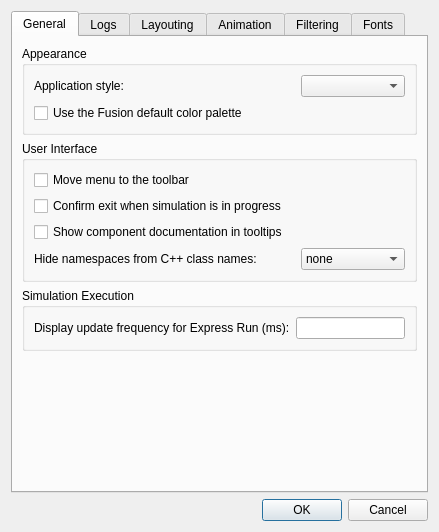
<?xml version="1.0" encoding="UTF-8"?>
<ui version="4.0">
 <class>PreferencesDialog</class>
 <widget class="QDialog" name="PreferencesDialog">
  <property name="sizePolicy">
   <sizepolicy hsizetype="MinimumExpanding" vsizetype="MinimumExpanding">
    <horstretch>0</horstretch>
    <verstretch>0</verstretch>
   </sizepolicy>
  </property>
  <property name="windowTitle">
   <string>Preferences</string>
  </property>
  <layout class="QVBoxLayout" name="verticalLayout">
   <item>
    <widget class="QTabWidget" name="tabWidget">
     <property name="sizePolicy">
      <sizepolicy hsizetype="MinimumExpanding" vsizetype="MinimumExpanding">
       <horstretch>0</horstretch>
       <verstretch>0</verstretch>
      </sizepolicy>
     </property>
     <property name="currentIndex">
      <number>0</number>
     </property>
     <property name="usesScrollButtons">
      <bool>false</bool>
     </property>
     <widget class="QWidget" name="general">
      <attribute name="title">
       <string>General</string>
      </attribute>
      <layout class="QVBoxLayout" name="verticalLayout_4">
       <item>
        <widget class="QGroupBox" name="appearance">
         <property name="title">
          <string>Appearance</string>
         </property>
         <layout class="QVBoxLayout" name="verticalLayout_2">
          <item>
           <layout class="QHBoxLayout" name="styleHorizontalLayout" stretch="0,0">
            <item>
             <widget class="QLabel" name="styleText">
              <property name="sizePolicy">
               <sizepolicy hsizetype="Preferred" vsizetype="Preferred">
                <horstretch>5</horstretch>
                <verstretch>0</verstretch>
               </sizepolicy>
              </property>
              <property name="text">
               <string>Application style:</string>
              </property>
             </widget>
            </item>
            <item>
             <widget class="QComboBox" name="styleComboBox">
              <property name="sizePolicy">
               <sizepolicy hsizetype="Preferred" vsizetype="Fixed">
                <horstretch>2</horstretch>
                <verstretch>0</verstretch>
               </sizepolicy>
              </property>
             </widget>
            </item>
           </layout>
          </item>
          <item>
           <widget class="QCheckBox" name="resetPaletteCheckBox">
            <property name="text">
             <string>Use the Fusion default color palette</string>
            </property>
           </widget>
          </item>
         </layout>
        </widget>
       </item>
       <item>
        <widget class="QGroupBox" name="userInterface">
         <property name="sizePolicy">
          <sizepolicy hsizetype="Minimum" vsizetype="Fixed">
           <horstretch>0</horstretch>
           <verstretch>0</verstretch>
          </sizepolicy>
         </property>
         <property name="title">
          <string>User Interface</string>
         </property>
         <layout class="QVBoxLayout" name="verticalLayout_9">
          <item>
           <widget class="QCheckBox" name="moveMenuToToolbar">
            <property name="text">
             <string>Move menu to the toolbar</string>
            </property>
           </widget>
          </item>
          <item>
           <widget class="QCheckBox" name="confirmExit">
            <property name="text">
             <string>Confirm exit when simulation is in progress</string>
            </property>
           </widget>
          </item>
          <item>
           <widget class="QCheckBox" name="nedDocTooltips">
            <property name="text">
             <string>Show component documentation in tooltips</string>
            </property>
           </widget>
          </item>
          <item>
           <layout class="QHBoxLayout" name="horizontalLayout" stretch="0,0">
            <item>
             <widget class="QLabel" name="hideNamespaceText">
              <property name="sizePolicy">
               <sizepolicy hsizetype="Preferred" vsizetype="Preferred">
                <horstretch>5</horstretch>
                <verstretch>0</verstretch>
               </sizepolicy>
              </property>
              <property name="text">
               <string>Hide namespaces from C++ class names:</string>
              </property>
             </widget>
            </item>
            <item>
             <widget class="QComboBox" name="hideNameSpace">
              <property name="sizePolicy">
               <sizepolicy hsizetype="Preferred" vsizetype="Fixed">
                <horstretch>2</horstretch>
                <verstretch>0</verstretch>
               </sizepolicy>
              </property>
              <item>
               <property name="text">
                <string>none</string>
               </property>
              </item>
              <item>
               <property name="text">
                <string>omnetpp</string>
               </property>
              </item>
              <item>
               <property name="text">
                <string>all</string>
               </property>
              </item>
             </widget>
            </item>
           </layout>
          </item>
         </layout>
        </widget>
       </item>
       <item>
        <widget class="QGroupBox" name="simulationExecution">
         <property name="sizePolicy">
          <sizepolicy hsizetype="Minimum" vsizetype="Fixed">
           <horstretch>0</horstretch>
           <verstretch>0</verstretch>
          </sizepolicy>
         </property>
         <property name="title">
          <string>Simulation Execution</string>
         </property>
         <layout class="QVBoxLayout" name="verticalLayout_11">
          <item>
           <layout class="QHBoxLayout" name="horizontalLayout_2">
            <item>
             <widget class="QLabel" name="expressText">
              <property name="text">
               <string>Display update frequency for Express Run (ms):</string>
              </property>
             </widget>
            </item>
            <item>
             <widget class="QLineEdit" name="express"/>
            </item>
           </layout>
          </item>
         </layout>
        </widget>
       </item>
       <item>
        <spacer name="generalSapcer">
         <property name="orientation">
          <enum>Qt::Vertical</enum>
         </property>
         <property name="sizeType">
          <enum>QSizePolicy::Expanding</enum>
         </property>
         <property name="sizeHint" stdset="0">
          <size>
           <width>0</width>
           <height>0</height>
          </size>
         </property>
        </spacer>
       </item>
      </layout>
     </widget>
     <widget class="QWidget" name="logsPage">
      <attribute name="title">
       <string>Logs</string>
      </attribute>
      <layout class="QVBoxLayout" name="verticalLayout_17">
       <item>
        <widget class="QGroupBox" name="logs">
         <property name="sizePolicy">
          <sizepolicy hsizetype="MinimumExpanding" vsizetype="Fixed">
           <horstretch>0</horstretch>
           <verstretch>0</verstretch>
          </sizepolicy>
         </property>
         <property name="title">
          <string>Logs</string>
         </property>
         <layout class="QVBoxLayout" name="verticalLayout_10">
          <item>
           <widget class="QCheckBox" name="initBanners">
            <property name="text">
             <string>Print initialization banners</string>
            </property>
           </widget>
          </item>
          <item>
           <widget class="QCheckBox" name="eventBanners">
            <property name="text">
             <string>Print event banners</string>
            </property>
           </widget>
          </item>
          <item>
           <layout class="QVBoxLayout" name="bannersSubLayout">
            <property name="leftMargin">
             <number>18</number>
            </property>
            <item>
             <widget class="QCheckBox" name="shortBanners">
              <property name="text">
               <string>Short event banners</string>
              </property>
             </widget>
            </item>
           </layout>
          </item>
          <item>
           <widget class="QCheckBox" name="noLoggingRefreshDisplay">
            <property name="text">
             <string>Suppress logging in refreshDisplay()</string>
            </property>
           </widget>
          </item>
          <item>
           <layout class="QGridLayout" name="gridLayout_2">
            <item row="0" column="0">
             <widget class="QLabel" name="logPrefixText">
              <property name="text">
               <string>Log prefix format:</string>
              </property>
             </widget>
            </item>
            <item row="0" column="1">
             <widget class="QLineEdit" name="logPrefix">
              <property name="toolTip">
               <string>Here are some of the format characters that you can use in the log prefix.
See the manual or the LogFormatter class for the complete list.

General:
  - %l, %c: log level (INFO, DEBUG, etc) and category string
  - %e, %t, %g: event number, simulation time, and fingerprint if enabled
  - %f, %i, %u: source file, line number, and function

Objects:
  - %E event object (class name, name)
  - %U module of current event (NED type, full path)
  - %C context component (NED type, full path)
  - %K context component, if different from event module (NED type, full path)
  - %J source component or object (NED type or class, full path or pointer)
  - %L source component or object, if different from context (NED type or class, full path or pointer)

Padding with spaces:
  - %[0-9]+ add spaces until specified column
  - %| adaptive tabstop: add padding until longest prefix seen so far
  - %&gt; function call depth times 2-space indentation (see Enter_Method, Enter_Method_Silent)</string>
              </property>
             </widget>
            </item>
            <item row="1" column="0">
             <widget class="QLabel" name="logLevelText">
              <property name="text">
               <string>Log level:</string>
              </property>
             </widget>
            </item>
            <item row="1" column="1">
             <widget class="QComboBox" name="logLevel">
              <property name="sizePolicy">
               <sizepolicy hsizetype="Minimum" vsizetype="Fixed">
                <horstretch>0</horstretch>
                <verstretch>0</verstretch>
               </sizepolicy>
              </property>
              <item>
               <property name="text">
                <string>FATAL</string>
               </property>
              </item>
              <item>
               <property name="text">
                <string>ERROR</string>
               </property>
              </item>
              <item>
               <property name="text">
                <string>WARN</string>
               </property>
              </item>
              <item>
               <property name="text">
                <string>INFO</string>
               </property>
              </item>
              <item>
               <property name="text">
                <string>DETAIL</string>
               </property>
              </item>
              <item>
               <property name="text">
                <string>DEBUG</string>
               </property>
              </item>
              <item>
               <property name="text">
                <string>TRACE</string>
               </property>
              </item>
             </widget>
            </item>
           </layout>
          </item>
          <item>
           <widget class="QLabel" name="settings">
            <property name="text">
             <string>The above settings apply to subsequent simulation events. Hover mouse to get help on log prefix syntax.</string>
            </property>
            <property name="wordWrap">
             <bool>true</bool>
            </property>
           </widget>
          </item>
          <item>
           <layout class="QGridLayout" name="gridLayout_3">
            <item row="0" column="0">
             <widget class="QLabel" name="overallText">
              <property name="text">
               <string>Overall history size (in events):</string>
              </property>
             </widget>
            </item>
            <item row="0" column="1">
             <widget class="QLineEdit" name="overall"/>
            </item>
           </layout>
          </item>
          <item>
           <widget class="QLabel" name="applies">
            <property name="text">
             <string>Log is not stored in Express mode. Filtered views (e.g. those belonging to submodules) naturally contain fewer events.</string>
            </property>
            <property name="wordWrap">
             <bool>true</bool>
            </property>
           </widget>
          </item>
          <item>
           <spacer name="verticalSpacer">
            <property name="orientation">
             <enum>Qt::Vertical</enum>
            </property>
            <property name="sizeType">
             <enum>QSizePolicy::Maximum</enum>
            </property>
            <property name="sizeHint" stdset="0">
             <size>
              <width>0</width>
              <height>0</height>
             </size>
            </property>
           </spacer>
          </item>
         </layout>
        </widget>
       </item>
       <item>
        <spacer name="verticalSpacer_3">
         <property name="orientation">
          <enum>Qt::Vertical</enum>
         </property>
         <property name="sizeHint" stdset="0">
          <size>
           <width>0</width>
           <height>0</height>
          </size>
         </property>
        </spacer>
       </item>
      </layout>
     </widget>
     <widget class="QWidget" name="layouting">
      <attribute name="title">
       <string>Layouting</string>
      </attribute>
      <layout class="QVBoxLayout" name="verticalLayout_5">
       <item>
        <widget class="QGroupBox" name="layoutingBox">
         <property name="sizePolicy">
          <sizepolicy hsizetype="Minimum" vsizetype="Fixed">
           <horstretch>0</horstretch>
           <verstretch>0</verstretch>
          </sizepolicy>
         </property>
         <property name="title">
          <string>Layouting</string>
         </property>
         <layout class="QVBoxLayout" name="verticalLayout_3">
          <item>
           <widget class="QLabel" name="layoutingText">
            <property name="text">
             <string>Layouting algorithm:</string>
            </property>
           </widget>
          </item>
          <item>
           <widget class="QFrame" name="frame">
            <property name="frameShape">
             <enum>QFrame::NoFrame</enum>
            </property>
            <property name="frameShadow">
             <enum>QFrame::Raised</enum>
            </property>
            <layout class="QVBoxLayout" name="verticalLayout_19">
             <item>
              <widget class="QRadioButton" name="fastRadio">
               <property name="text">
                <string>Fast</string>
               </property>
               <attribute name="buttonGroup">
                <string notr="true">buttonGroup</string>
               </attribute>
              </widget>
             </item>
             <item>
              <widget class="QRadioButton" name="advancedRadio">
               <property name="text">
                <string>Advanced</string>
               </property>
               <attribute name="buttonGroup">
                <string notr="true">buttonGroup</string>
               </attribute>
              </widget>
             </item>
             <item>
              <widget class="QRadioButton" name="adaptiveRadio">
               <property name="text">
                <string>Adaptive (Fast for large networks, Advanced for smaller ones)</string>
               </property>
               <attribute name="buttonGroup">
                <string notr="true">buttonGroup</string>
               </attribute>
              </widget>
             </item>
            </layout>
           </widget>
          </item>
          <item>
           <widget class="QCheckBox" name="showLayouting">
            <property name="text">
             <string>Show layouting process</string>
            </property>
           </widget>
          </item>
         </layout>
        </widget>
       </item>
       <item>
        <spacer name="layoutingSpacer">
         <property name="orientation">
          <enum>Qt::Vertical</enum>
         </property>
         <property name="sizeType">
          <enum>QSizePolicy::Expanding</enum>
         </property>
         <property name="sizeHint" stdset="0">
          <size>
           <width>0</width>
           <height>0</height>
          </size>
         </property>
        </spacer>
       </item>
      </layout>
     </widget>
     <widget class="QWidget" name="animation">
      <attribute name="title">
       <string>Animation</string>
      </attribute>
      <layout class="QVBoxLayout" name="verticalLayout_6">
       <item>
        <widget class="QGroupBox" name="animGeneral">
         <property name="sizePolicy">
          <sizepolicy hsizetype="Minimum" vsizetype="Fixed">
           <horstretch>0</horstretch>
           <verstretch>0</verstretch>
          </sizepolicy>
         </property>
         <property name="title">
          <string>General</string>
         </property>
         <layout class="QVBoxLayout" name="verticalLayout_13">
          <item>
           <widget class="QCheckBox" name="animMsg">
            <property name="text">
             <string>Animate messages</string>
            </property>
           </widget>
          </item>
          <item>
           <layout class="QVBoxLayout" name="msgSubLayout">
            <property name="leftMargin">
             <number>18</number>
            </property>
            <item>
             <widget class="QCheckBox" name="animBroadcast">
              <property name="toolTip">
               <string>Animates send/sendDirect calls concurrently, after processing each event (i.e. out of sequence)</string>
              </property>
              <property name="text">
               <string>Broadcast animation</string>
              </property>
             </widget>
            </item>
            <item>
             <widget class="QCheckBox" name="showArrows">
              <property name="text">
               <string>Show arrows for sendDirect animation</string>
              </property>
             </widget>
            </item>
           </layout>
          </item>
          <item>
           <widget class="QCheckBox" name="animCalls">
            <property name="text">
             <string>Animate method calls</string>
            </property>
           </widget>
          </item>
          <item>
           <layout class="QHBoxLayout" name="delayLayout" stretch="2,1">
            <property name="leftMargin">
             <number>18</number>
            </property>
            <item>
             <widget class="QLabel" name="delayText">
              <property name="sizePolicy">
               <sizepolicy hsizetype="Preferred" vsizetype="Preferred">
                <horstretch>0</horstretch>
                <verstretch>0</verstretch>
               </sizepolicy>
              </property>
              <property name="text">
               <string>Method call duration (ms):</string>
              </property>
             </widget>
            </item>
            <item>
             <widget class="QLineEdit" name="delayEdit">
              <property name="sizePolicy">
               <sizepolicy hsizetype="Expanding" vsizetype="Fixed">
                <horstretch>0</horstretch>
                <verstretch>0</verstretch>
               </sizepolicy>
              </property>
             </widget>
            </item>
           </layout>
          </item>
          <item>
           <widget class="QCheckBox" name="showMarker">
            <property name="text">
             <string>Show next event markers</string>
            </property>
           </widget>
          </item>
          <item>
           <widget class="QCheckBox" name="showBubbles">
            <property name="text">
             <string>Show bubbles (bubble() calls)</string>
            </property>
           </widget>
          </item>
         </layout>
        </widget>
       </item>
       <item>
        <widget class="QGroupBox" name="messages">
         <property name="sizePolicy">
          <sizepolicy hsizetype="Minimum" vsizetype="Fixed">
           <horstretch>0</horstretch>
           <verstretch>0</verstretch>
          </sizepolicy>
         </property>
         <property name="title">
          <string>Messages</string>
         </property>
         <layout class="QVBoxLayout" name="verticalLayout_14">
          <item>
           <widget class="QCheckBox" name="dispName">
            <property name="text">
             <string>Display message names during animation</string>
            </property>
           </widget>
          </item>
          <item>
           <widget class="QCheckBox" name="dispClass">
            <property name="text">
             <string>Display message class during animation</string>
            </property>
           </widget>
          </item>
          <item>
           <widget class="QCheckBox" name="colorMsg">
            <property name="toolTip">
             <string>Color code (message kind modulo 8): 0=red 1=green 2=blue 3=white 4=yellow 5=cyan 6=magenta 7=black</string>
            </property>
            <property name="text">
             <string>Color messages by message kind</string>
            </property>
           </widget>
          </item>
          <item>
           <widget class="QCheckBox" name="penguinMode">
            <property name="text">
             <string>Penguin mode</string>
            </property>
           </widget>
          </item>
         </layout>
        </widget>
       </item>
       <item>
        <widget class="QLabel" name="animationSpeedNoteLabel">
         <property name="text">
          <string>The speed of the animations is influenced by the values set in the &lt;a href=&quot;#toggleAnimParamsDialog&quot;&gt;Animation Parameters dialog&lt;/a&gt; and the &lt;code&gt;cCanvas::setAnimationSpeed()&lt;/code&gt; calls made by the model.</string>
         </property>
         <property name="textFormat">
          <enum>Qt::RichText</enum>
         </property>
         <property name="wordWrap">
          <bool>true</bool>
         </property>
        </widget>
       </item>
       <item>
        <spacer name="animSpacer">
         <property name="orientation">
          <enum>Qt::Vertical</enum>
         </property>
         <property name="sizeType">
          <enum>QSizePolicy::Expanding</enum>
         </property>
         <property name="sizeHint" stdset="0">
          <size>
           <width>0</width>
           <height>0</height>
          </size>
         </property>
        </spacer>
       </item>
      </layout>
     </widget>
     <widget class="QWidget" name="filtering">
      <attribute name="title">
       <string>Filtering</string>
      </attribute>
      <layout class="QVBoxLayout" name="verticalLayout_7">
       <item>
        <widget class="QGroupBox" name="timeLine">
         <property name="sizePolicy">
          <sizepolicy hsizetype="Minimum" vsizetype="Fixed">
           <horstretch>0</horstretch>
           <verstretch>0</verstretch>
          </sizepolicy>
         </property>
         <property name="title">
          <string>Timeline</string>
         </property>
         <layout class="QVBoxLayout" name="verticalLayout_15">
          <item>
           <widget class="QCheckBox" name="selfMsg">
            <property name="text">
             <string>Show self-messages</string>
            </property>
           </widget>
          </item>
          <item>
           <widget class="QCheckBox" name="nonSelfMsg">
            <property name="text">
             <string>Show non-self messages</string>
            </property>
           </widget>
          </item>
          <item>
           <widget class="QCheckBox" name="silentMsg">
            <property name="text">
             <string>Show silent (non-animated) messages, see below</string>
            </property>
           </widget>
          </item>
         </layout>
        </widget>
       </item>
       <item>
        <widget class="QGroupBox" name="animationBox">
         <property name="sizePolicy">
          <sizepolicy hsizetype="Minimum" vsizetype="Fixed">
           <horstretch>0</horstretch>
           <verstretch>0</verstretch>
          </sizepolicy>
         </property>
         <property name="title">
          <string>Animation</string>
         </property>
         <layout class="QVBoxLayout" name="verticalLayout_16">
          <item>
           <widget class="QLabel" name="excludeMsgText">
            <property name="text">
             <string>Messages to exclude from animation:</string>
            </property>
           </widget>
          </item>
          <item>
           <widget class="QTextEdit" name="excludMsgEdit"/>
          </item>
          <item>
           <widget class="QLabel" name="details">
            <property name="text">
             <string>One expression per line. Wildcards, AND, OR, NOT, numeric ranges ({5..10}), field matchers (className =~ &quot;...&quot;, kind =~ &quot;...&quot;, byteLength =~ &quot;...&quot;, etc.) are accepted.</string>
            </property>
            <property name="wordWrap">
             <bool>true</bool>
            </property>
           </widget>
          </item>
         </layout>
        </widget>
       </item>
       <item>
        <spacer name="filteringSpacer">
         <property name="orientation">
          <enum>Qt::Vertical</enum>
         </property>
         <property name="sizeHint" stdset="0">
          <size>
           <width>0</width>
           <height>0</height>
          </size>
         </property>
        </spacer>
       </item>
      </layout>
     </widget>
     <widget class="QWidget" name="fonts">
      <attribute name="title">
       <string>Fonts</string>
      </attribute>
      <layout class="QVBoxLayout" name="verticalLayout_8">
       <item>
        <widget class="QGroupBox" name="fontsBox">
         <property name="sizePolicy">
          <sizepolicy hsizetype="Minimum" vsizetype="Preferred">
           <horstretch>0</horstretch>
           <verstretch>0</verstretch>
          </sizepolicy>
         </property>
         <property name="title">
          <string>Fonts</string>
         </property>
         <layout class="QGridLayout" name="gridLayout">
          <item row="0" column="0">
           <widget class="QLabel" name="userInterfaceText">
            <property name="sizePolicy">
             <sizepolicy hsizetype="Preferred" vsizetype="Preferred">
              <horstretch>2</horstretch>
              <verstretch>0</verstretch>
             </sizepolicy>
            </property>
            <property name="text">
             <string>User interface:</string>
            </property>
           </widget>
          </item>
          <item row="1" column="0">
           <widget class="QLabel" name="timeLineText">
            <property name="text">
             <string>Timeline:</string>
            </property>
           </widget>
          </item>
          <item row="2" column="0">
           <widget class="QLabel" name="canvasText">
            <property name="text">
             <string>Canvas:</string>
            </property>
           </widget>
          </item>
          <item row="3" column="0">
           <widget class="QLabel" name="logText">
            <property name="text">
             <string>Log windows:</string>
            </property>
           </widget>
          </item>
          <item row="5" column="1">
           <spacer name="fontsSpacer">
            <property name="orientation">
             <enum>Qt::Vertical</enum>
            </property>
            <property name="sizeType">
             <enum>QSizePolicy::Ignored</enum>
            </property>
            <property name="sizeHint" stdset="0">
             <size>
              <width>0</width>
              <height>0</height>
             </size>
            </property>
           </spacer>
          </item>
          <item row="0" column="1">
           <widget class="QFontComboBox" name="userInterfaceBox">
            <property name="sizePolicy">
             <sizepolicy hsizetype="Preferred" vsizetype="Preferred">
              <horstretch>5</horstretch>
              <verstretch>0</verstretch>
             </sizepolicy>
            </property>
           </widget>
          </item>
          <item row="3" column="1">
           <widget class="QFontComboBox" name="logBox">
            <property name="sizePolicy">
             <sizepolicy hsizetype="Preferred" vsizetype="Preferred">
              <horstretch>0</horstretch>
              <verstretch>0</verstretch>
             </sizepolicy>
            </property>
           </widget>
          </item>
          <item row="2" column="2">
           <widget class="QSpinBox" name="canvasNumBox">
            <property name="sizePolicy">
             <sizepolicy hsizetype="Minimum" vsizetype="Preferred">
              <horstretch>0</horstretch>
              <verstretch>0</verstretch>
             </sizepolicy>
            </property>
            <property name="minimum">
             <number>4</number>
            </property>
            <property name="maximum">
             <number>70</number>
            </property>
           </widget>
          </item>
          <item row="1" column="1">
           <widget class="QFontComboBox" name="timeLineBox">
            <property name="sizePolicy">
             <sizepolicy hsizetype="Preferred" vsizetype="Preferred">
              <horstretch>0</horstretch>
              <verstretch>0</verstretch>
             </sizepolicy>
            </property>
           </widget>
          </item>
          <item row="0" column="2">
           <widget class="QSpinBox" name="userInterfaceNumBox">
            <property name="sizePolicy">
             <sizepolicy hsizetype="Minimum" vsizetype="Preferred">
              <horstretch>1</horstretch>
              <verstretch>0</verstretch>
             </sizepolicy>
            </property>
            <property name="minimum">
             <number>4</number>
            </property>
            <property name="maximum">
             <number>70</number>
            </property>
           </widget>
          </item>
          <item row="2" column="1">
           <widget class="QFontComboBox" name="canvasBox">
            <property name="sizePolicy">
             <sizepolicy hsizetype="Preferred" vsizetype="Preferred">
              <horstretch>0</horstretch>
              <verstretch>0</verstretch>
             </sizepolicy>
            </property>
           </widget>
          </item>
          <item row="3" column="2">
           <widget class="QSpinBox" name="logNumBox">
            <property name="sizePolicy">
             <sizepolicy hsizetype="Minimum" vsizetype="Preferred">
              <horstretch>0</horstretch>
              <verstretch>0</verstretch>
             </sizepolicy>
            </property>
            <property name="minimum">
             <number>4</number>
            </property>
            <property name="maximum">
             <number>70</number>
            </property>
           </widget>
          </item>
          <item row="1" column="2">
           <widget class="QSpinBox" name="timeLineNumBox">
            <property name="sizePolicy">
             <sizepolicy hsizetype="Minimum" vsizetype="Preferred">
              <horstretch>0</horstretch>
              <verstretch>0</verstretch>
             </sizepolicy>
            </property>
            <property name="minimum">
             <number>4</number>
            </property>
            <property name="maximum">
             <number>70</number>
            </property>
           </widget>
          </item>
          <item row="4" column="1">
           <widget class="QFontComboBox" name="timeBox"/>
          </item>
          <item row="4" column="0">
           <widget class="QLabel" name="timeText">
            <property name="text">
             <string>Time:</string>
            </property>
           </widget>
          </item>
          <item row="4" column="2">
           <widget class="QSpinBox" name="timeNumBox"/>
          </item>
         </layout>
        </widget>
       </item>
       <item>
        <spacer name="verticalSpacer_2">
         <property name="orientation">
          <enum>Qt::Vertical</enum>
         </property>
         <property name="sizeHint" stdset="0">
          <size>
           <width>0</width>
           <height>0</height>
          </size>
         </property>
        </spacer>
       </item>
       <item>
        <layout class="QHBoxLayout" name="restoreLayout">
         <item>
          <spacer name="restoreSpacer">
           <property name="orientation">
            <enum>Qt::Horizontal</enum>
           </property>
           <property name="sizeHint" stdset="0">
            <size>
             <width>40</width>
             <height>20</height>
            </size>
           </property>
          </spacer>
         </item>
         <item>
          <widget class="QPushButton" name="restoreButton">
           <property name="sizePolicy">
            <sizepolicy hsizetype="Minimum" vsizetype="Preferred">
             <horstretch>0</horstretch>
             <verstretch>0</verstretch>
            </sizepolicy>
           </property>
           <property name="text">
            <string>Restore Defaults</string>
           </property>
          </widget>
         </item>
        </layout>
       </item>
      </layout>
     </widget>
    </widget>
   </item>
   <item>
    <widget class="QDialogButtonBox" name="buttonBox">
     <property name="sizePolicy">
      <sizepolicy hsizetype="Expanding" vsizetype="Preferred">
       <horstretch>0</horstretch>
       <verstretch>0</verstretch>
      </sizepolicy>
     </property>
     <property name="orientation">
      <enum>Qt::Horizontal</enum>
     </property>
     <property name="standardButtons">
      <set>QDialogButtonBox::Cancel|QDialogButtonBox::Ok</set>
     </property>
    </widget>
   </item>
  </layout>
 </widget>
 <resources/>
 <connections>
  <connection>
   <sender>buttonBox</sender>
   <signal>accepted()</signal>
   <receiver>PreferencesDialog</receiver>
   <slot>accept()</slot>
   <hints>
    <hint type="sourcelabel">
     <x>257</x>
     <y>690</y>
    </hint>
    <hint type="destinationlabel">
     <x>157</x>
     <y>274</y>
    </hint>
   </hints>
  </connection>
  <connection>
   <sender>buttonBox</sender>
   <signal>rejected()</signal>
   <receiver>PreferencesDialog</receiver>
   <slot>reject()</slot>
   <hints>
    <hint type="sourcelabel">
     <x>325</x>
     <y>690</y>
    </hint>
    <hint type="destinationlabel">
     <x>286</x>
     <y>274</y>
    </hint>
   </hints>
  </connection>
 </connections>
 <buttongroups>
  <buttongroup name="buttonGroup"/>
 </buttongroups>
</ui>
